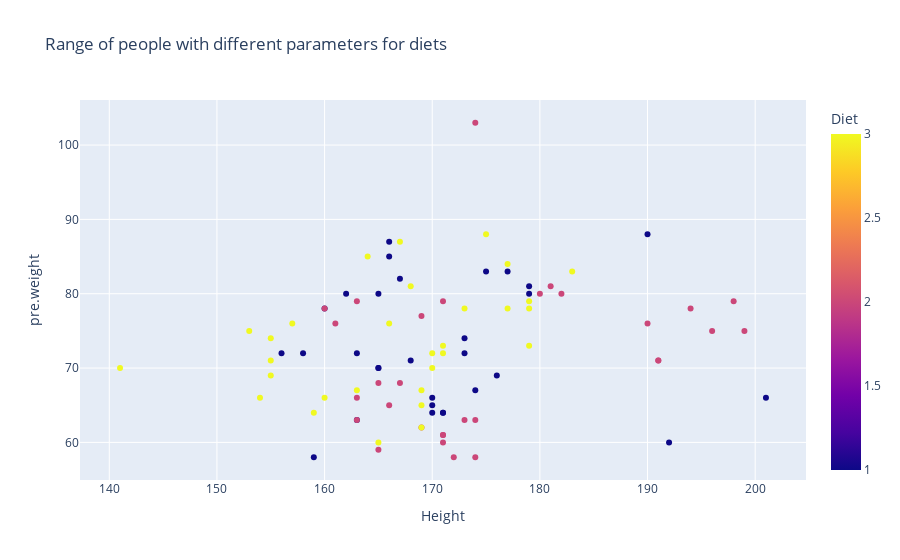

Write notebook code for a chart like this one.
### Markdown cell above
There is approximately the same range of people with different parameters for diets

### Code cell
fig = px.scatter(data, x = "Height", y = "pre.weight", color = 'Diet', title = "Range of people with different parameters for diets")
fig.show()

### Figure 1 — Plotly figure (JSON) as saved in the notebook; plotly's stock layout.template omitted (floating-point values rounded to 4 significant figures)
{"data": [{"hovertemplate": "Height=%{x}<br>pre.weight=%{y}<br>Diet=%{marker.color}<extra></extra>", "legendgroup": "", "marker": {"color": [1, 1, 1, 1, 1, 1, 1, 1, 1, 1, 1, 1, 1, 1, 1, 1, 1, 1, 1, 1, 1, 1, 1, 1, 1, 1, 1, 1, 1, 1, 2, 2, 2, 2, 2, 2, 2, 2, 2, 2, 2, 2, 2, 2, 2, 2, 2, 2, 2, 2, 2, 2, 2, 2, 2, 2, 2, 2, 2, 2, 3, 3, 3, 3, 3, 3, 3, 3, 3, 3, 3, 3, 3, 3, 3, 3, 3, 3, 3, 3, 3, 3, 3, 3, 3, 3, 3, 3, 3, 3], "coloraxis": "coloraxis", "symbol": "circle"}, "mode": "markers", "name": "", "orientation": "v", "showlegend": false, "type": "scatter", "x": [159, 192, 170, 171, 170, 201, 174, 176, 165, 165, 173, 156, 163, 167, 168, 158, 173, 160, 162, 165, 177, 166, 166, 190, 179, 171, 179, 175, 170, 163, 171, 174, 174, 172, 165, 171, 169, 174, 163, 173, 166, 163, 165, 167, 161, 169, 191, 199, 196, 190, 160, 194, 163, 171, 198, 180, 182, 191, 181, 171, 165, 169, 159, 169, 160, 169, 163, 155, 141, 170, 170, 171, 171, 153, 157, 155, 179, 166, 173, 177, 179, 179, 183, 177, 164, 167, 175, 155, 168, 154], "xaxis": "x", "y": [58, 60, 64, 64, 65, 66, 67, 69, 70, 70, 72, 72, 72, 82, 71, 72, 74, 78, 80, 80, 83, 85, 87, 88, 81, 64, 80, 83, 66, 63, 60, 103, 58, 58, 59, 61, 62, 63, 63, 63, 65, 66, 68, 68, 76, 77, 71, 75, 75, 76, 78, 78, 79, 79, 79, 80, 80, 71, 81, 61, 60, 62, 64, 65, 66, 67, 67, 69, 70, 70, 72, 72, 73, 75, 76, 71, 73, 76, 78, 78, 78, 79, 83, 84, 85, 87, 88, 74, 81, 66], "yaxis": "y"}], "layout": {"coloraxis": {"colorbar": {"title": {"text": "Diet"}}, "colorscale": [[0, "#0d0887"], [0.1111, "#46039f"], [0.2222, "#7201a8"], [0.3333, "#9c179e"], [0.4444, "#bd3786"], [0.5556, "#d8576b"], [0.6667, "#ed7953"], [0.7778, "#fb9f3a"], [0.8889, "#fdca26"], [1, "#f0f921"]]}, "legend": {"tracegroupgap": 0}, "title": {"text": "Range of people with different parameters for diets"}, "xaxis": {"anchor": "y", "domain": [0, 1], "title": {"text": "Height"}}, "yaxis": {"anchor": "x", "domain": [0, 1], "title": {"text": "pre.weight"}}}}
